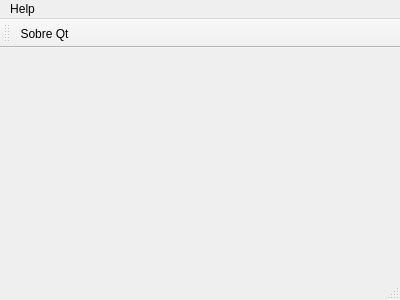
<?xml version="1.0" encoding="UTF-8"?>
<ui version="4.0">
 <class>MainWindow</class>
 <widget class="QMainWindow" name="MainWindow">
  <property name="geometry">
   <rect>
    <x>0</x>
    <y>0</y>
    <width>400</width>
    <height>300</height>
   </rect>
  </property>
  <property name="windowTitle">
   <string>MainWindow</string>
  </property>
  <widget class="QWidget" name="centralWidget">
   <widget class="QLabel" name="label">
    <property name="geometry">
     <rect>
      <x>20</x>
      <y>30</y>
      <width>271</width>
      <height>141</height>
     </rect>
    </property>
    <property name="text">
     <string/>
    </property>
   </widget>
  </widget>
  <widget class="QMenuBar" name="menuBar">
   <property name="geometry">
    <rect>
     <x>0</x>
     <y>0</y>
     <width>400</width>
     <height>21</height>
    </rect>
   </property>
   <widget class="QMenu" name="menuHelp">
    <property name="title">
     <string>Help</string>
    </property>
    <addaction name="actionSobre_Qt"/>
   </widget>
   <addaction name="menuHelp"/>
  </widget>
  <widget class="QToolBar" name="mainToolBar">
   <attribute name="toolBarArea">
    <enum>TopToolBarArea</enum>
   </attribute>
   <attribute name="toolBarBreak">
    <bool>false</bool>
   </attribute>
   <addaction name="actionSobre_Qt"/>
  </widget>
  <widget class="QStatusBar" name="statusBar"/>
  <action name="actionSobre_Qt">
   <property name="icon">
    <iconset>
     <normaloff>../../../Pictures/hqdefault.jpg</normaloff>../../../Pictures/hqdefault.jpg</iconset>
   </property>
   <property name="text">
    <string>Sobre Qt</string>
   </property>
   <property name="shortcut">
    <string>F1</string>
   </property>
  </action>
 </widget>
 <layoutdefault spacing="6" margin="11"/>
 <resources/>
 <connections/>
</ui>
